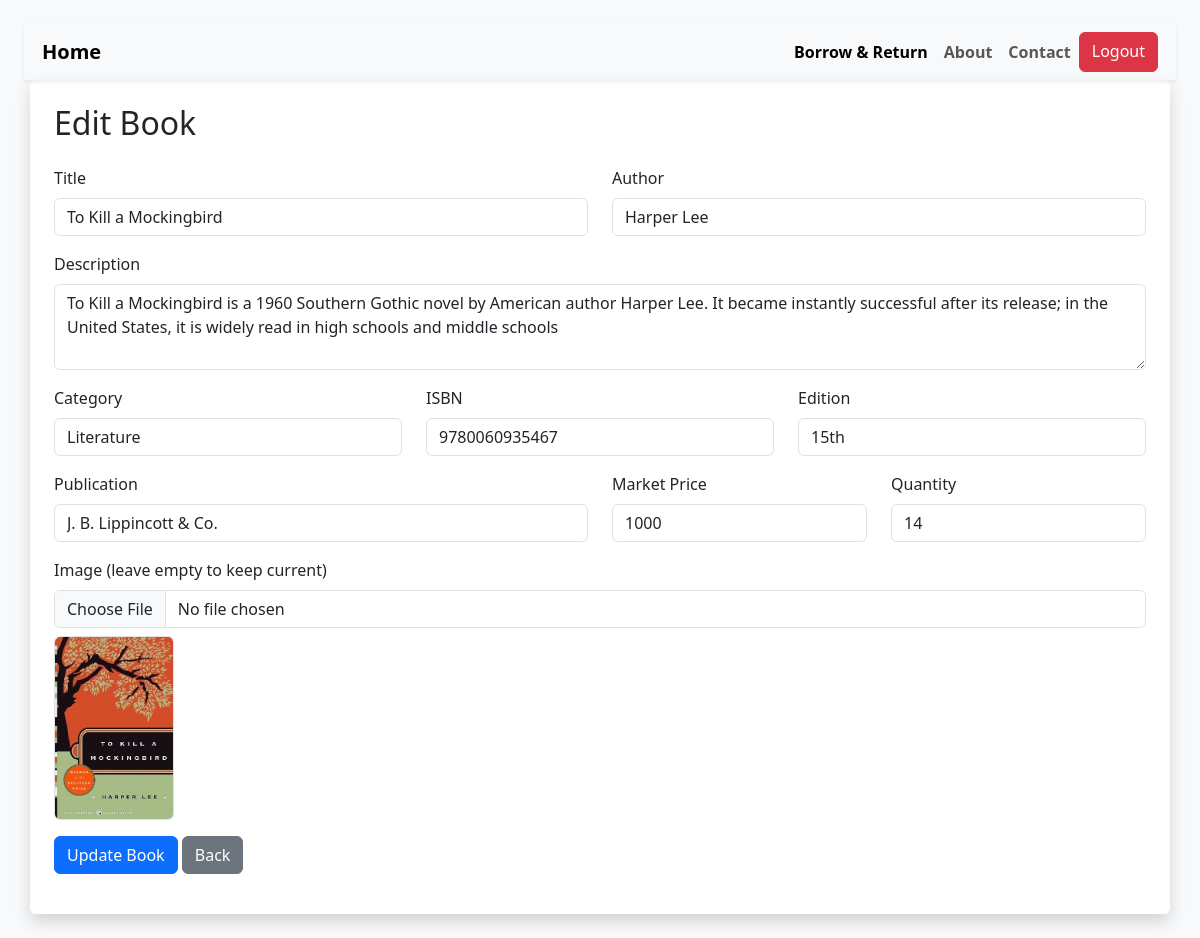
The app's page /admin/edit_book.php?id=2 (signed in) with its own data.
### tables this page shows
CREATE TABLE `books` (
  `id` int(11) NOT NULL,
  `title` varchar(255) NOT NULL,
  `author` varchar(255) NOT NULL,
  `description` text DEFAULT NULL,
  `category` varchar(100) DEFAULT NULL,
  `isbn` varchar(50) DEFAULT NULL,
  `edition` varchar(255) NOT NULL,
  `publication` varchar(255) NOT NULL,
  `market_price` int(255) NOT NULL,
  `quantity` int(11) DEFAULT 1,
  `available_copies` int(11) DEFAULT 0,
  `image` varchar(255) DEFAULT NULL,
  `added_date` timestamp NOT NULL DEFAULT current_timestamp()
);

### admin/edit_book.php (the view, shortened to what this page needs)
<?php
include "../db.php";
include "ad-menu.php";
$id = (int)($_GET['id'] ?? 0);
$res = mysqli_query($conn, "SELECT * FROM books WHERE id = $id");
$book = mysqli_fetch_assoc($res);
?>
<!doctype html>
<html lang="en">
<head>
  <link href="https://cdn.jsdelivr.net/npm/bootstrap@5.3.2/dist/css/bootstrap.min.css" rel="stylesheet">
</head>
<body class="p-4 bg-light">
<div class="container bg-white shadow p-4 rounded">
  <h2 class="mb-4">Edit Book</h2>
  <form method="post" enctype="multipart/form-data">
    <div class="row">
      <div class="col-md-6 mb-3">
        <label class="form-label">Title</label>
        <input class="form-control" name="title" value="<?php echo htmlspecialchars($book['title']); ?>" required>
      </div>
      <div class="col-md-6 mb-3">
        <label class="form-label">Author</label>
        <input class="form-control" name="author" value="<?php echo htmlspecialchars($book['author']); ?>" required>
      </div>
    </div>
    <div class="mb-3">
      <label class="form-label">Description</label>
      <textarea class="form-control" name="description" rows="3"><?php echo htmlspecialchars($book['description']); ?></textarea>
    </div>
    <div class="row">
      <div class="col-md-4 mb-3">
        <label class="form-label">Category</label>
        <input class="form-control" name="category" value="<?php echo htmlspecialchars($book['category']); ?>">
      </div>
      <div class="col-md-4 mb-3">
        <label class="form-label">ISBN</label>
        <input class="form-control" name="isbn" value="<?php echo htmlspecialchars($book['isbn']); ?>">
      </div>
      <div class="col-md-4 mb-3">
        <label class="form-label">Edition</label>
        <input class="form-control" name="edition" value="<?php echo htmlspecialchars($book['edition']); ?>">
      </div>
    </div>
    <div class="row">
      <div class="col-md-6 mb-3">
        <label class="form-label">Publication</label>
        <input class="form-control" name="publication" value="<?php echo htmlspecialchars($book['publication']); ?>">
      </div>
      <div class="col-md-3 mb-3">
        <label class="form-label">Market Price</label>
        <input type="number" step="0.01" class="form-control" name="market_price" value="<?php echo htmlspecialchars($book['market_price']); ?>">
      </div>
      <div class="col-md-3 mb-3">
        <label class="form-label">Quantity</label>
        <input type="number" class="form-control" name="quantity" value="<?php echo htmlspecialchars($book['quantity']); ?>">
      </div>
    </div>
    <div class="mb-3">
      <label class="form-label">Image (leave empty to keep current)</label>
      <input type="file" class="form-control" name="image" accept="image/*">
      <?php if(!empty($book['image'])): ?>
        <div class="mt-2">
          <img src="../images/<?php echo htmlspecialchars($book['image']); ?>" width="120" class="border rounded">
        </div>
      <?php endif; ?>
    </div>
    <button class="btn btn-primary" type="submit">Update Book</button>
    <a href="books.php" class="btn btn-secondary">Back</a>
  </form>
</div>
</body>
</html>

### records on screen
books: title "To Kill a Mockingbird", author "Harper Lee", description "To Kill a Mockingbird is a 1960 Southern Gothic novel by American author Harper Lee. It became instantly successful after its release; in the United States, it is widely read in high schools and middle schools", category "Literature", isbn "9780060935467", edition "15th", publication "J. B. Lippincott & Co.", market_price "1000", quantity "14", image (picture)
